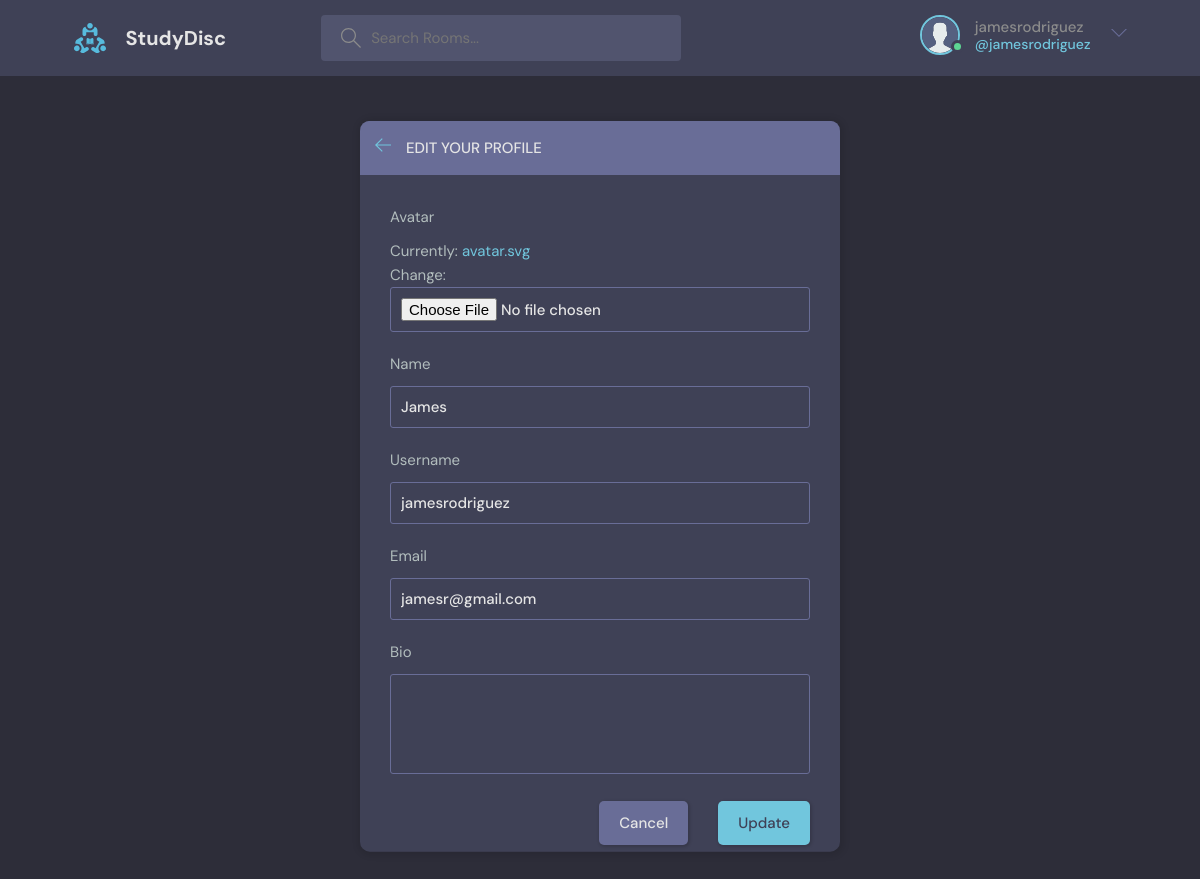
The page /update-user/ (signed in) on the database its author committed.
### base/models.py (models this page shows)
class User(AbstractUser):
    name = models.CharField(max_length=200, null=True)
    email = models.EmailField(unique=True, null=True)
    bio = models.TextField(null=True)
    avatar = models.ImageField(null = True, default="avatar.svg")
    USERNAME_FIELD = 'email'
    REQUIRED_FIELDS = []

### base/views.py (the view)
# urls.py: path('update-user/', views.updateUser, name="update-user"),
@login_required(login_url='login')
def updateUser(request):
    user = request.user
    form = UserForm(instance=user)
    if request.method == 'POST':
        form = UserForm(request.POST, request.FILES, instance=user)
        if form.is_valid():
            form.save()
            return redirect('user-profile', pk=user.id)
    return render(request, 'base/update-user.html', {'form': form})

### base/forms.py
class UserForm(ModelForm):
    class Meta:
        model = User
        fields = ['avatar', 'name', 'username', 'email', 'bio']

### base/templates/base/update-user.html (shortened to what this page needs)
{% extends 'main.html' %}
{% block content %}
    <main class="update-account layout">
        <div class="container">
            <div class="layout__box">
                <div class="layout__boxHeader">
                    <div class="layout__boxTitle">
                        <a href="{{request.META.HTTP_REFERER}}">
                            <svg version="1.1" xmlns="http://www.w3.org/2000/svg" width="32" height="32"
                                viewBox="0 0 32 32">
                                <title>arrow-left</title>
                                <path
                                    d="M13.723 2.286l-13.723 13.714 13.719 13.714 1.616-1.611-10.96-10.96h27.625v-2.286h-27.625l10.965-10.965-1.616-1.607z">
                                </path>
                            </svg>
                        </a>
                        <h3>Edit your profile</h3>
                    </div>
                </div>
                <div class="layout__body">
                    <form class="form" action="" method="POST" enctype="multipart/form-data">
                        {% for field in form %}
                        <div class="form__group">
                            <label for="profile_pic">{{field.label}}</label>
                            {{field}}
                        </div>
                        {% endfor %}
                        <div class="form__action">
                            <a class="btn btn--dark" href="{{request.META.HTTP_REFERER}}">Cancel</a>
                            <button class="btn btn--main" type="submit">Update</button>
                        </div>
                    </form>
                </div>
            </div>
        </div>
    </main>
 {% endblock content %}

### templates/navbar.html (shortened to what this page needs)
{% load static %}
<header class="header header--loggedIn">
    <div class="container">
        <a href="{% url 'home' %}" class="header__logo">
            <img src="{% static 'images/logo.svg' %}" />
            <h1>StudyDisc</h1>
        </a>
        <form class="header__search" method="GET" action="{% url 'home' %}">
            <label>
                <input name="q" placeholder="Search Rooms..." />
            </label>
        </form>
        <nav class="header__menu">
            {% if request.user.is_authenticated %}
            <div class="header__user">
                <a href="{% url 'update-user' %}">
                    <div class="avatar avatar--medium active">
                        <img src="{{request.user.avatar.url}}" />
                    </div>
                    <p>
                        {{request.user.username}}
                        <span>@{{request.user.username}}</span>
                    </p>
                </a>
                <button class="dropdown-button">
                    <svg
                        version="1.1"
                        xmlns="http://www.w3.org/2000/svg"
                        width="32"
                        height="32"
                        viewBox="0 0 32 32"
                    >
                        <title>chevron-down</title>
                        <path
                            d="M16 21l-13-13h-3l16 16 16-16h-3l-13 13z"
                        ></path>
                    </svg>
                </button>
            </div>
            {% else %}
            <a href="{% url 'login'  %}">
                <img src="{% static 'images/avatar.svg' %}" />
                <p>Login</p>
            </a>
            {% endif %}
        </nav>
    </div>
</header>

### rows shown on the page
User: user.avatar (placeholder picture), user.username "jamesrodriguez", form "James" "jamesrodriguez" "jamesr@gmail.com"

### other values the page prints
{{ field.label }} "Avatar" "Name" "Username" "Email" "Bio"
